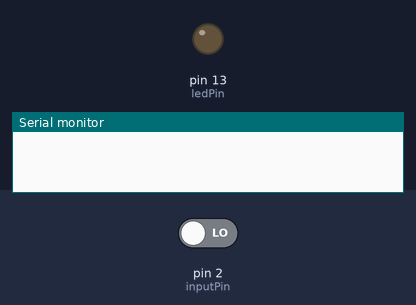
Simulated run of this program. Board: Arduino Uno, built with avr-gcc and run on an emulated ATmega328P. Shown: output pins drawn as LEDs (lit = HIGH), the last lines printed to the serial monitor. Inputs (shaded band) come from the test bench; at power-on: pin 2 (inputPin) LOW.

Above: at 1.2 s.
1.3 s: pin 2 (inputPin) driven HIGH
At 2.3 s:
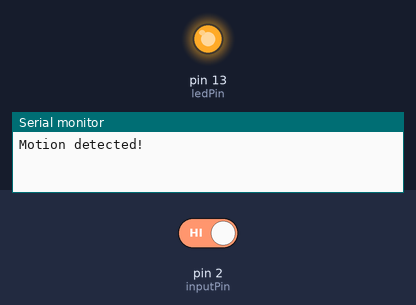
2.8 s: pin 2 (inputPin) driven LOW
At 3.4 s:
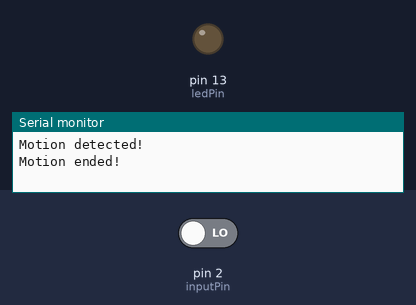
Timing chart, 0 to 5.8 s (numbered marks = the images above; inputs shaded):
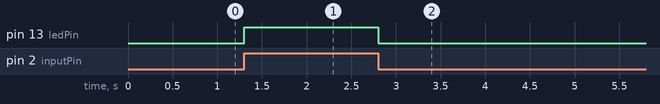

Measured:
- after the input at 1.3 s, pin 13 (ledPin): LOW → HIGH at once
- after the input at 2.8 s, pin 13 (ledPin): HIGH → LOW at once

The program:

main.cpp
```cpp
// (licence header left out)
#include <Arduino.h>

int ledPin = 13;                // Output: LED indicator pin
int inputPin = 2;               // Input: PIR input pin
int pirState = LOW;             // PIR state (default)
int val = 0;                    // PIR read value

void setup() {
  pinMode(ledPin, OUTPUT);
  pinMode(inputPin, INPUT);

  Serial.begin(9600);
}

void loop() {
  val = digitalRead(inputPin);             // Read value from PIR sensor.
  if (val == HIGH) {                       // Turn on LED indicator if motion is detected.
    digitalWrite(ledPin, HIGH);
    if (pirState == LOW) {
      Serial.println("Motion detected!");
      pirState = HIGH;
    }
  } else {
    digitalWrite(ledPin, LOW);             // Turn off LED indicator after motion has ended.
    if (pirState == HIGH) {
      Serial.println("Motion ended!");
      pirState = LOW;
    }
  }
}
```
